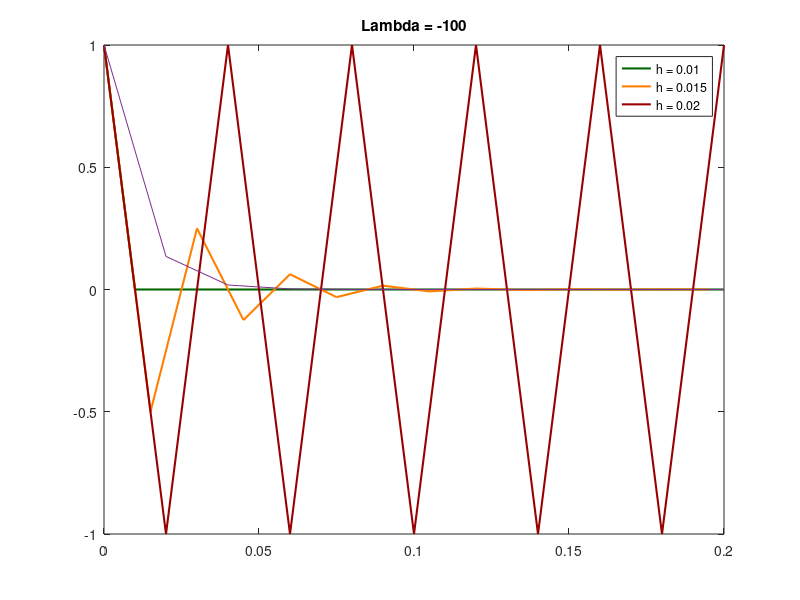

Reproduce this figure in MATLAB.
% IVP (RHS + IC)
clear all; clc; close all;
f = @(lam,y) lam*y;
y0 = 1;
tend = .2;
lam = -100;
% Analytical solution
figure, hold on, box on
h = [0.01 0.015 0.02];
colors = [[0, 0.4, 0]; [1, 0.5, 0]; [0.6, 0, 0]];
for ih = 1:length(h)
    tspan = 0:h(ih):tend;
    y_an = exp(lam'*tspan);
    y = zeros(3,numel(tspan));
    %     err = zeros(size(tspan));
    y(:,1) = y0;
    %     err(1) = 0;
    for i = 2:length(tspan)
        y(ih,i) = y(ih,i-1) + h(ih) * f(lam, y(ih,i-1));
        % err(i) = y(i) - y_an(tspan(i));
        
    end
    plot(tspan, y(ih,:), 'color', colors(ih,:),'lineWidth', 1.5);
    
    
end
plot(tspan,y_an(:));
legend('h = 0.01', 'h = 0.015', 'h = 0.02');
title('Lambda = -100');